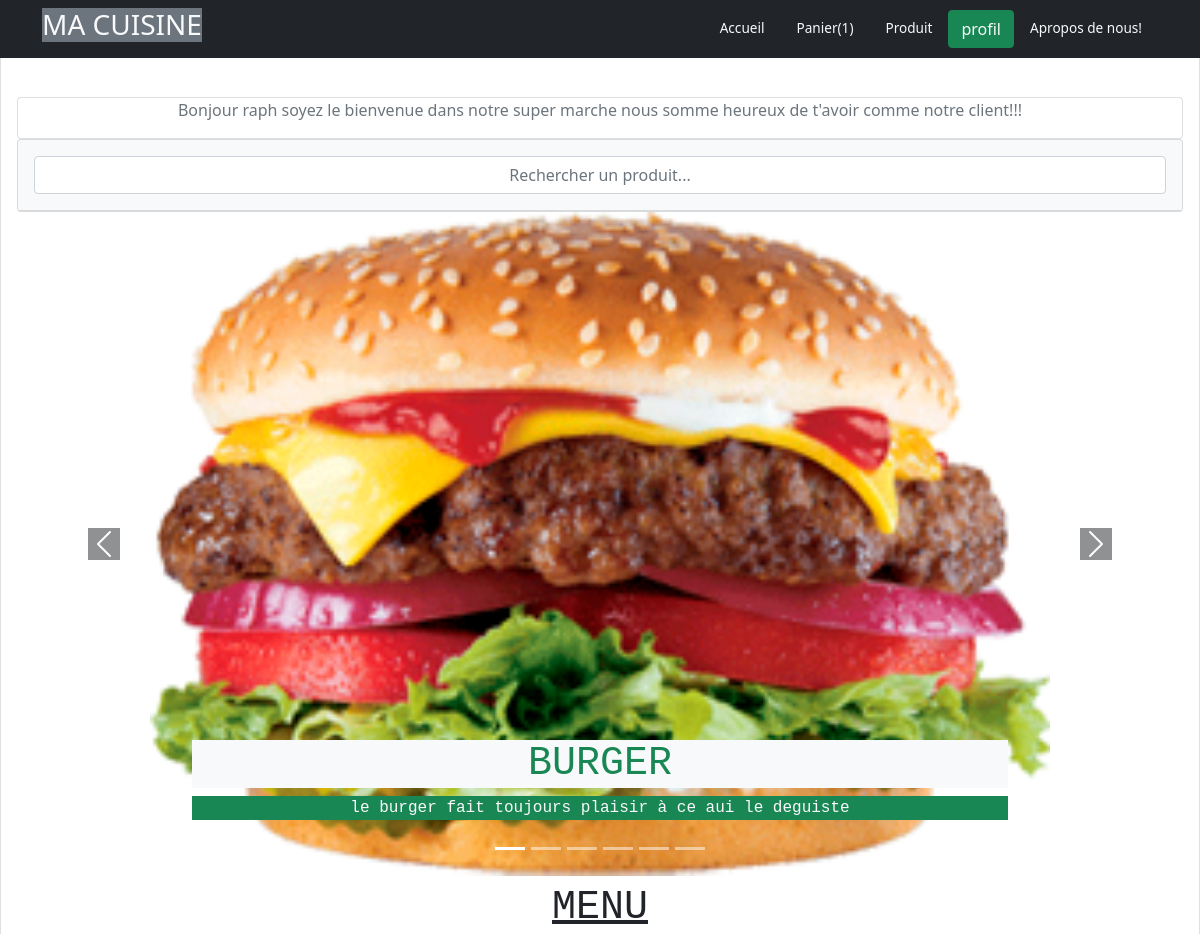
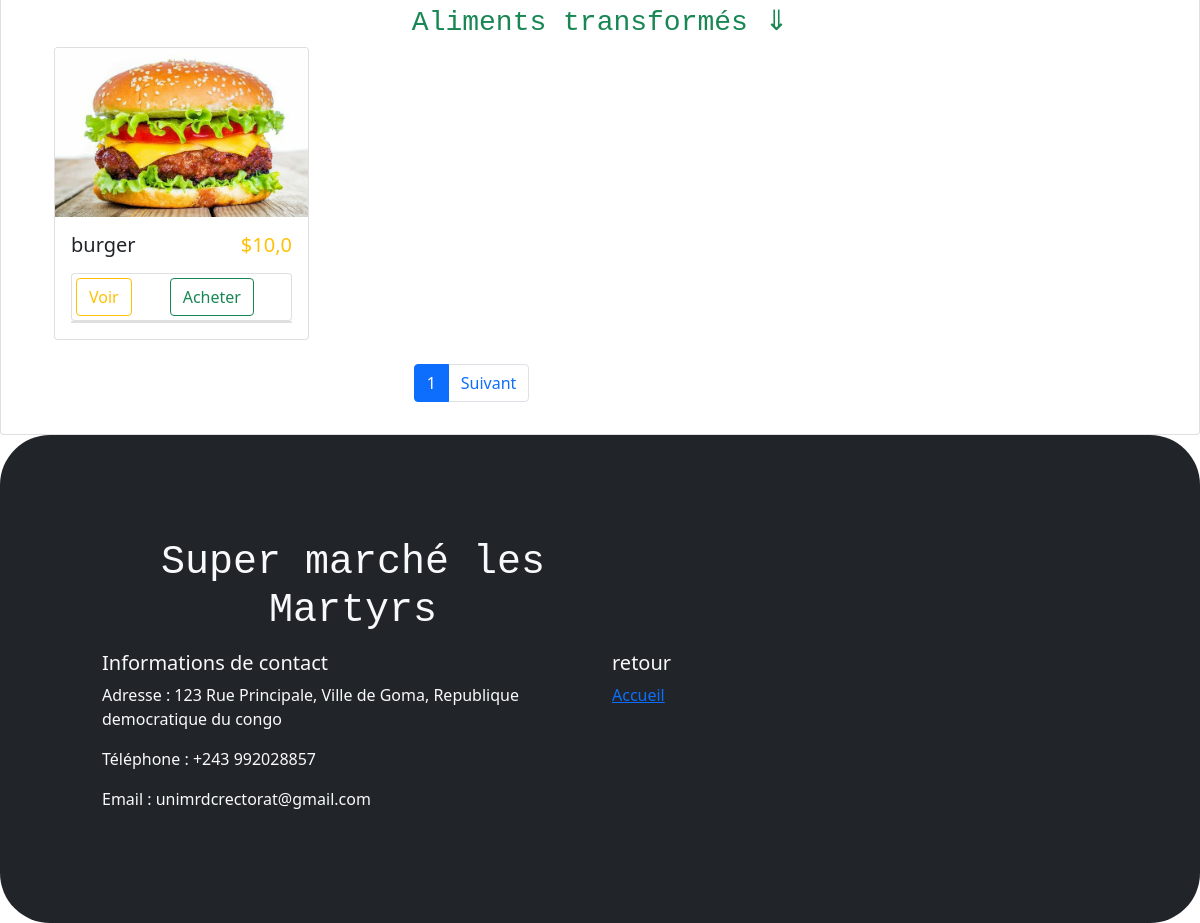
The app's page / (signed in) with its own data (2 pictures, top to bottom).
### store/models.py (models this page shows, shortened)
class CustomUser(AbstractUser):
    is_livreur = models.BooleanField(default=False)  # Pour identifier si l'utilisateur est un livreur

class Cart(models.Model):
    user=models.OneToOneField(settings.AUTH_USER_MODEL, on_delete=models.CASCADE)
    orders = models.ManyToManyField(Order)

class diaspo(models.Model):
    image=models.ImageField(upload_to="produits", blank=True , null=True)
    nomImg=models.CharField(max_length=128, null=True)
    detailImg=models.CharField(max_length=128, null=True)

class Category(models.Model):
    name = models.CharField(max_length=255, null=True)

class Product(models.Model):
    name = models.CharField(max_length=128)
    slug = models.SlugField(max_length=128)
    price = models.FloatField(default=0.0)
    stock = models.IntegerField(default=0)
    description = models.TextField(blank=True)
    photos = models.ImageField(upload_to="produits", blank=True , null=True)
    category = models.ManyToManyField(Category)

### store/views.py (the view)
# urls.py: path('',index, name='index'),
def index(request):
    categories = Category.objects.all()
    produit=diaspo.objects.all()
    paginator=Paginator(categories,1)
    page=request.GET.get('page')
    categories=paginator.get_page(page)
    return render(request, 'store/index.html', context={"categories": categories,"produit":produit})

### store/templates/store/index.html (shortened to what this page needs)
{% extends 'base.html' %}
{% block content %}
    {% if user.is_authenticated %}
        <div class="card justify-content-center m-auto">
            <p class="text-sm-center text-wrap text-secondary">Bonjour {{ user.username }} soyez le bienvenue dans notre super marche nous somme heureux de t'avoir comme notre client!!!</p>
        </div>
    {% endif %}
    <div class="card justify-content-center m-auto bg-light">
        <div class="card-body"><input type="text" id="search-input" class="form-control text-center" placeholder="Rechercher un produit..."></div>
        <div class="list-group bg-light text-center " id="search-results"></div>
    </div>
    <div id="carouselExampleIndicators" class="carousel slide" data-bs-ride="carousel">
        <ol class="carousel-indicators">
            <li data-bs-target="#carouselExampleIndicators" data-bs-slide-to="0" class="active"></li>
            <li data-bs-target="#carouselExampleIndicators" data-bs-slide-to="1"></li>
            <li data-bs-target="#carouselExampleIndicators" data-bs-slide-to="2"></li>
            <li data-bs-target="#carouselExampleIndicators" data-bs-slide-to="3"></li>
            <li data-bs-target="#carouselExampleIndicators" data-bs-slide-to="4"></li>
            <li data-bs-target="#carouselExampleIndicators" data-bs-slide-to="5"></li>
        </ol>
        <div class="carousel-inner" id="bodyimg">
            {% for produit in produit %}
                <div class="carousel-item {% if forloop.first %} active {% endif %}">
                        <img src="{{ produit.image.url }}" class="d-block w-100 " alt="{{ produit.nomImg }}" id="image">
                    <div class="carousel-caption d-none d-md-block ">
                        <h1 class="text-center font-monospace text-success text-xxl-center bg-light">{{ produit.nomImg }}</h1>
                        <p class="text-center font-monospace text-light text-xxl-center bg-success">{{ produit.detailImg }}</p>
                    </div>
                </div>
            {% endfor %}
        </div>
        <button class="carousel-control-prev" type="button" data-bs-target="#carouselExampleIndicators"  data-bs-slide="prev">
          <span class="carousel-control-prev-icon  bg-dark" aria-hidden="true"></span>
        </button>
        <button class="carousel-control-next" type="button" data-bs-target="#carouselExampleIndicators"  data-bs-slide="next">
          <span class="carousel-control-next-icon bg-dark" aria-hidden="true"></span>
        </button>
    </div>
    <div class="container py-2">
        <h1 class="text-center font-monospace text-dark text-xxl-center text-decoration-underline">MENU</h1>
        {% for category in categories %}
            <h3 class="text-center font-monospace text-success text-xxl-center">{{ category.name }} &#8659;</h3>
        <div class="row">
            {% for product in category.product_set.all %}
                <div class="col-md-3" >
                    <div class="card" style="width: 100%;height: 100%; object-fit: cover;" id="produit">
                        <img src="{{ product.photos.url }}"  alt="{{ products.name }}" class="card-img-top" style="width: 100%;height: 100%; object-fit: cover; " >
                        <div class="card-body">
                            <div class="card-title" style="display: flex; justify-content: space-between;">
                                <h5 class="card-title text-dark">{{ product.name }}</h5>
                                <h5 class="card-text text-warning">${{ product.price }}</h5>
                            </div>
                            {% if user.is_authenticated %}
                            <div class="card">
                                <div class="d-flex m-1">
                                    <a href="{% url 'Product' product.slug %}" style="margin-right: 38px;" class="text-decoration-none"><button type="button" class="btn btn-outline-warning d-flex" >Voir</button></a>
                                        <form class="add-to-cart-form " data-product-id="{{ product.id }}">
                                            <button type="submit" class="btn btn-outline-success">Acheter</button>
                                        </form>
                                </div>
                            </div>
                            {% endif %}
                                <div class="card justify-content-center align-items-center">
                                </div>
                        </div>
                    </div>
                </div>
            {% endfor %}
        </div>
        {% endfor %}
    </div>
    <div class="row mt-3">
        <div class="col-md-3 offset-md-4">
            <ul class="pagination">
                    <li class="page-item active">
                        <a class="page-link" href="?page={{ categories.number }}">{{ categories.number}}</a>
                    </li>
                {% if categories.has_next %}
                    <li class="page-item">
                        <a class="page-link" href="?page={{ categories.next_page_number }}">Suivant</a>
                    </li>
                {% endif %}
            </ul>
        </div>
    </div>
{% endblock content %}

### templates/base.html (shortened to what this page needs)
{% load static %}
<!DOCTYPE html>
<html>
    <head>
        <link rel="stylesheet" href="{% static 'bootstrap/css/bootstrap.min.css' %}" >
        <link rel="stylesheet" href="{% static 'bootstrap/css/headers.CSS' %}" >
    </head>
    <body>
        <header>
            <div class="px-3 py-2 bg-dark text-white fixed-top">
            <div class="container">
                <div class="d-flex flex-wrap align-items-center justify-content-center justify-content-lg-start">
                <a href="/" class="d-flex align-items-center my-2 my-lg-0 me-lg-auto text-white text-decoration-none">
                    <h3 class="text-break text-light bg-secondary">MA CUISINE</h3>
                </a>
                <ul class="nav col-12 col-lg-auto my-2 my-md-0 text-small">
                    <li>
                    <a href="{% url 'index' %}" class="nav-link text-light">
                        Accueil
                    </a>
                    </li>
                    <li>
                        {% if user.cart %}
                            <a href="{% url 'cart' %}" class="nav-link text-light">
                                Panier({{user.cart.orders.count}})
                            </a>
                        {% endif %}
                    </li>
                    <li>
                        <a href="#produit" class="nav-link text-light">
                            Produit
                        </a>
                    </li>
                    {% if  user.is_authenticated %}
                        <li>
                             <button type="button" class="btn btn-success text-light" data-bs-toggle="popover" data-bs-html="true" title="Information sur compte"
                                data-bs-content='<p> Nom : {{ user.username }} </p> <p> Postnom : {{ user.last_name }} </p> <p> Email : {{ user.email }} </p>
                                {% if user.is_authenticated and not user.is_livreur %}
                                    <a href="{% url 'client_update' %}">Modifier Informations</a><br>
                                    <a href="{% url 'change_password' %}">Changer le mot de passe</a><br>
                                {% endif %}
                                {% if user.is_authenticated %}
                                    <a class="page-link bg-danger text-dark" href="{% url 'logout' %}">Déconnexion</a>
                                {% endif %}'> profil
                            </button>
                        </li>
                    {% endif %}
                    <li>
                        <a href="#contact " class="nav-link text-light">
                            Apropos de nous!
                        </a>
                    </li>
                </ul>
                </div>
            </div>
            </div>
        </header>
        <div class="contanier">
            <div class="row">
                <div class="col">
                    <div class="card">
                        <div class="card-body">
                        </div>
                        <div class="card-body">
                            {% block content %}
                            {% endblock content %}
                        </div>
                    </div>
                </div>
            </div>
        </div>
        <footer class="bg-dark text-light py-5" style="border-radius: 50px;">
            <div class="container">
                <div class="row m-5 ">
                    <div class="col-md-6 m-lg-2 text-center font-monospace ">
                        <h1>Super marché les Martyrs</h1>
                    </div>
                    <div class="col-md-6" id="contact">
                        <h5>Informations de contact</h5>
                        <p>Adresse : 123 Rue Principale, Ville de Goma, Republique democratique du congo</p>
                        <p>Téléphone : +243 992028857</p>
                        <p>Email : unimrdcrectorat@gmail.com</p>
                    </div>
                    <div class="col-md-6">
                        <h5>retour</h5>
                        <ul class="list-unstyled">
                            <li><a href="{% url 'index' %}">Accueil</a></li>
                        </ul>
                    </div>
                </div>
            </div>
        </footer>
    </body>
</html>

### store/templates/store/index.html (style rules this page uses)
#image { max-width: 900px; width: auto; margin: auto; object-fit: cover; }

### records on screen
CustomUser: cart.orders.count "1", username "raph"
diaspo: image (picture), nomImg "BURGER", detailImg "le burger fait toujours plaisir à ce aui le deguiste"
Category: name "Aliments transformés"
Product: photos (picture), name "burger", price "10,0"

### other values on screen
{{ categories.number }} "1"
